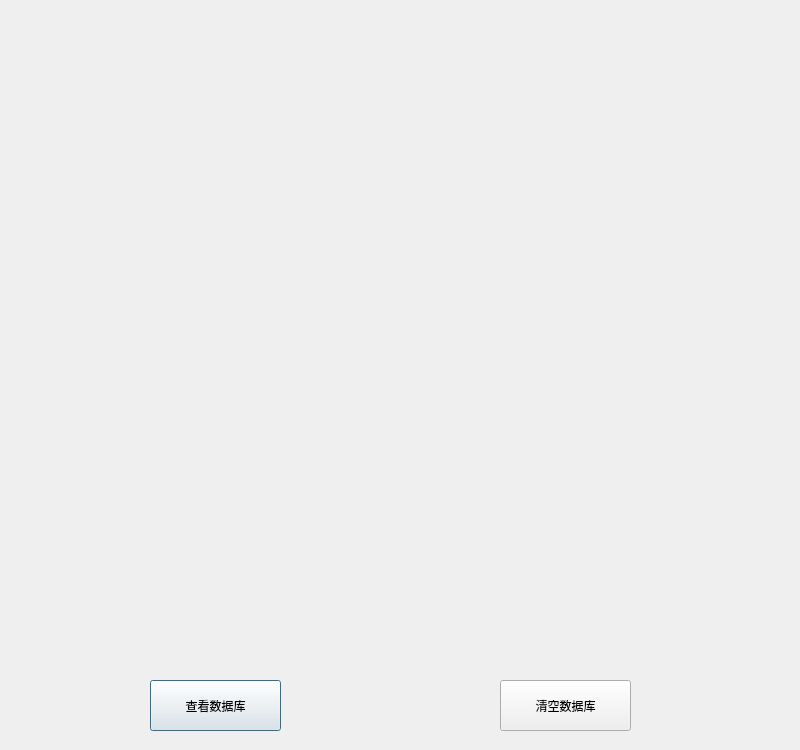
<?xml version="1.0" encoding="UTF-8"?>
<ui version="4.0">
 <class>Dialog</class>
 <widget class="QDialog" name="Dialog">
  <property name="geometry">
   <rect>
    <x>0</x>
    <y>0</y>
    <width>800</width>
    <height>750</height>
   </rect>
  </property>
  <property name="windowTitle">
   <string>Dialog</string>
  </property>
  <widget class="QPushButton" name="pushButton">
   <property name="geometry">
    <rect>
     <x>150</x>
     <y>680</y>
     <width>131</width>
     <height>51</height>
    </rect>
   </property>
   <property name="text">
    <string>查看数据库</string>
   </property>
  </widget>
  <widget class="QPushButton" name="pushButton_2">
   <property name="geometry">
    <rect>
     <x>500</x>
     <y>680</y>
     <width>131</width>
     <height>51</height>
    </rect>
   </property>
   <property name="text">
    <string>清空数据库</string>
   </property>
  </widget>
 </widget>
 <resources/>
 <connections/>
</ui>
